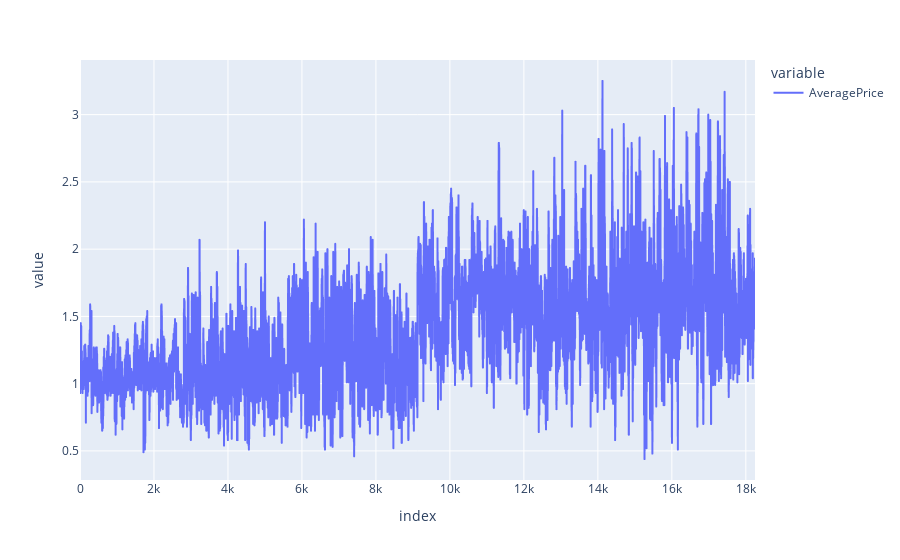

The notebook cell this image was saved under:
### Code cell
df['AveragePrice'].plot()

### Figure 1 — Plotly figure (JSON) as saved in the notebook; plotly's stock layout.template omitted (floating-point values rounded to 4 significant figures; data arrays with more than 128 entries replaced by an {"elided": "..."} marker saying what was removed)
{"data": [{"hovertemplate": "variable=AveragePrice<br>index=%{x}<br>value=%{y}<extra></extra>", "legendgroup": "AveragePrice", "line": {"color": "#636efa", "dash": "solid"}, "mode": "lines", "name": "AveragePrice", "showlegend": true, "type": "scattergl", "x": {"elided": "18249 int values"}, "xaxis": "x", "y": {"elided": "18249 float values"}, "yaxis": "y"}], "layout": {"autosize": true, "legend": {"title": {"text": "variable"}, "tracegroupgap": 0}, "margin": {"t": 60}, "xaxis": {"anchor": "y", "autorange": true, "domain": [0, 1], "range": [0, 18248], "title": {"text": "index"}, "type": "linear"}, "yaxis": {"anchor": "x", "autorange": true, "domain": [0, 1], "range": [0.2839, 3.406], "title": {"text": "value"}, "type": "linear"}}}
